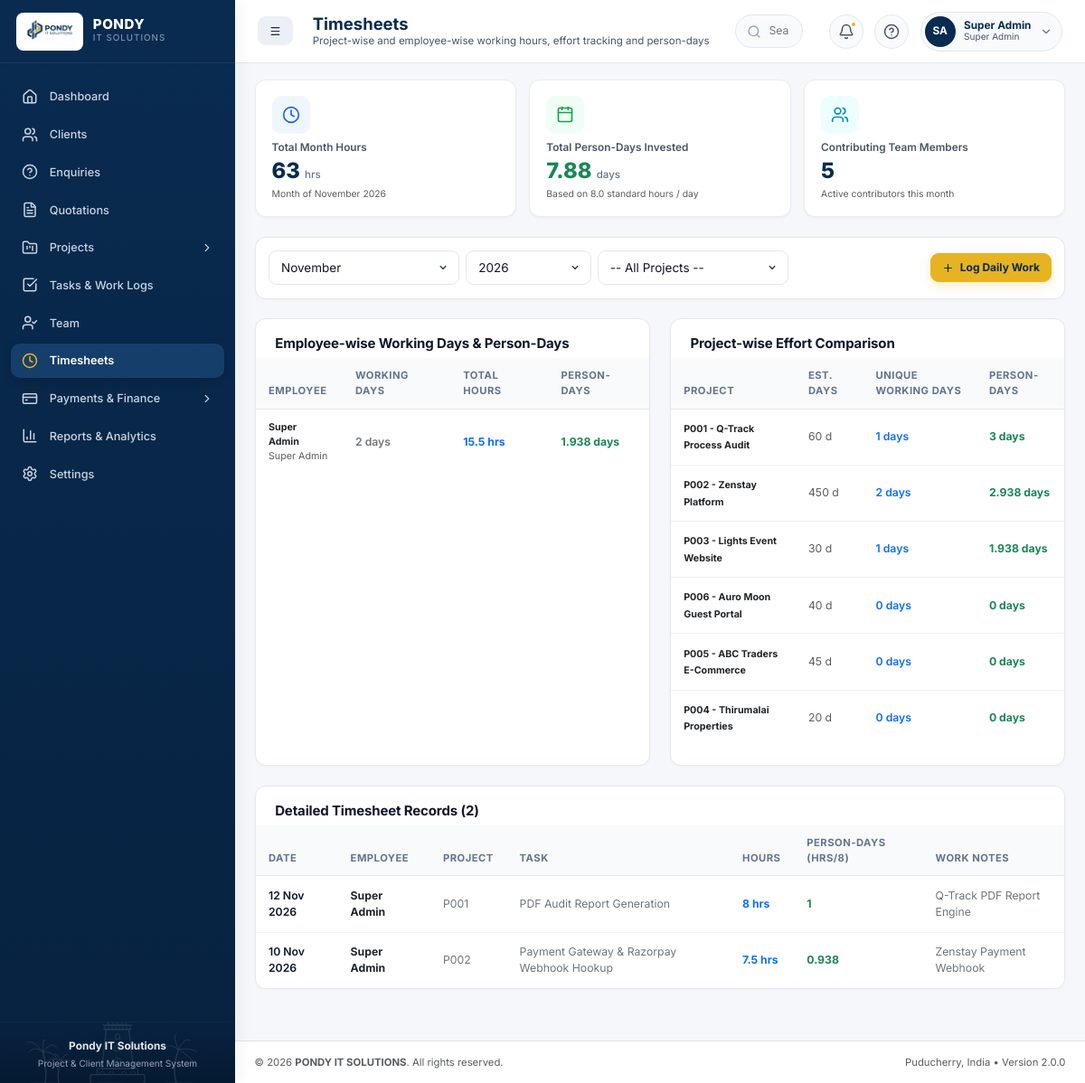
The app's page /modules/timesheets/index.php (signed in) with its own data.
### tables this page shows
CREATE TABLE users (
    id INT AUTO_INCREMENT PRIMARY KEY,
    emp_code VARCHAR(20) NOT NULL UNIQUE,
    full_name VARCHAR(150) NOT NULL,
    email VARCHAR(150) NOT NULL UNIQUE,
    phone VARCHAR(25),
    designation VARCHAR(100),
    department VARCHAR(100),
    skills TEXT,
    joining_date DATE,
    employment_status ENUM('Active', 'On Leave', 'Probation', 'Resigned', 'Terminated') DEFAULT 'Active',
    username VARCHAR(100) NOT NULL UNIQUE,
    password VARCHAR(255) NOT NULL,
    role_id INT NOT NULL,
    avatar VARCHAR(255) DEFAULT 'assets/images/default-avatar.png',
    created_at TIMESTAMP DEFAULT CURRENT_TIMESTAMP,
    updated_at TIMESTAMP DEFAULT CURRENT_TIMESTAMP ON UPDATE CURRENT_TIMESTAMP,
    FOREIGN KEY (role_id) REFERENCES roles(id) ON UPDATE CASCADE
);

CREATE TABLE projects (
    id INT AUTO_INCREMENT PRIMARY KEY,
    project_code VARCHAR(30) NOT NULL UNIQUE,
    project_name VARCHAR(200) NOT NULL,
    client_id INT NOT NULL,
    enquiry_id INT NULL UNIQUE,
    quotation_id INT NULL,
    category ENUM('Website Development', 'Web Application', 'E-commerce', 'Mobile Application', 'CRM / ERP', 'Desktop Application', 'API Development', 'Maintenance', 'Other') DEFAULT 'Web Application',
    description TEXT,
    start_date DATE NOT NULL,
    expected_end_date DATE NOT NULL,
    actual_completion_date DATE NULL,
    estimated_days INT DEFAULT 0,
    budget DECIMAL(12,2) DEFAULT 0.00,
    advance_amount DECIMAL(12,2) DEFAULT 0.00,
    payment_terms TEXT,
    project_manager_id INT NULL,
    priority ENUM('Low', 'Medium', 'High', 'Urgent') DEFAULT 'Medium',
    status ENUM('Planning', 'Not Started', 'In Progress', 'Testing', 'Client Review', 'On Hold', 'Completed', 'Cancelled') DEFAULT 'In Progress',
    progress INT DEFAULT 0,
    created_by INT NULL,
    created_at TIMESTAMP DEFAULT CURRENT_TIMESTAMP,
    updated_at TIMESTAMP DEFAULT CURRENT_TIMESTAMP ON UPDATE CURRENT_TIMESTAMP,
    FOREIGN KEY (client_id) REFERENCES clients(id) ON UPDATE CASCADE,
    FOREIGN KEY (enquiry_id) REFERENCES enquiries(id) ON DELETE SET NULL ON UPDATE CASCADE,
    FOREIGN KEY (quotation_id) REFERENCES quotations(id) ON DELETE SET NULL ON UPDATE CASCADE,
    FOREIGN KEY (project_manager_id) REFERENCES users(id) ON DELETE SET NULL ON UPDATE CASCADE,
    FOREIGN KEY (created_by) REFERENCES users(id) ON DELETE SET NULL ON UPDATE CASCADE
);

CREATE TABLE timesheets (
    id INT AUTO_INCREMENT PRIMARY KEY,
    work_log_id INT NULL UNIQUE,
    user_id INT NOT NULL,
    project_id INT NOT NULL,
    task_id INT NULL,
    work_date DATE NOT NULL,
    hours DECIMAL(5,2) NOT NULL,
    person_days DECIMAL(6,3) NOT NULL,
    notes TEXT,
    created_at TIMESTAMP DEFAULT CURRENT_TIMESTAMP,
    FOREIGN KEY (work_log_id) REFERENCES work_logs(id) ON DELETE CASCADE ON UPDATE CASCADE,
    FOREIGN KEY (user_id) REFERENCES users(id) ON DELETE CASCADE ON UPDATE CASCADE,
    FOREIGN KEY (project_id) REFERENCES projects(id) ON DELETE CASCADE ON UPDATE CASCADE,
    FOREIGN KEY (task_id) REFERENCES tasks(id) ON DELETE SET NULL ON UPDATE CASCADE
);

CREATE TABLE tasks (
    id INT AUTO_INCREMENT PRIMARY KEY,
    task_code VARCHAR(30) NOT NULL UNIQUE,
    project_id INT NOT NULL,
    task_title VARCHAR(200) NOT NULL,
    description TEXT,
    assigned_to INT NULL,
    assigned_by INT NULL,
    priority ENUM('Low', 'Medium', 'High', 'Urgent') DEFAULT 'Medium',
    start_date DATE,
    due_date DATE,
    estimated_hours DECIMAL(6,2) DEFAULT 0.00,
    estimated_days DECIMAL(6,2) DEFAULT 0.00,
    actual_hours DECIMAL(6,2) DEFAULT 0.00,
    status ENUM('To Do', 'Assigned', 'In Progress', 'Under Review', 'Rework', 'Completed', 'Cancelled') DEFAULT 'In Progress',
    completion_percentage INT DEFAULT 0,
    remarks TEXT,
    created_at TIMESTAMP DEFAULT CURRENT_TIMESTAMP,
    updated_at TIMESTAMP DEFAULT CURRENT_TIMESTAMP ON UPDATE CURRENT_TIMESTAMP,
    FOREIGN KEY (project_id) REFERENCES projects(id) ON DELETE CASCADE ON UPDATE CASCADE,
    FOREIGN KEY (assigned_to) REFERENCES users(id) ON DELETE SET NULL ON UPDATE CASCADE,
    FOREIGN KEY (assigned_by) REFERENCES users(id) ON DELETE SET NULL ON UPDATE CASCADE
);

### modules/timesheets/index.php (the view, shortened to what the rows shown need)
<?php
require_once __DIR__ . '/../../config/app.php';
require_once __DIR__ . '/../../includes/functions.php';
require_once __DIR__ . '/../../includes/auth.php';
$pageTitle = 'Timesheets';
$db = getDBConnection();
$month = (int)($_GET['month'] ?? date('m'));
$year = (int)($_GET['year'] ?? date('Y'));
$where = ["MONTH(t.work_date) = ?", "YEAR(t.work_date) = ?"];
$params = [$month, $year];
$whereClause = implode(" AND ", $where);
$employeeTimesheets = [];
try {
    $sqlEmp = "SELECT u.id, u.full_name, u.emp_code, u.designation,
               COUNT(DISTINCT t.work_date) as active_days,
               COALESCE(SUM(t.hours), 0) as total_hours,
               COALESCE(SUM(t.person_days), 0) as total_person_days
               FROM users u
               LEFT JOIN timesheets t ON u.id = t.user_id AND MONTH(t.work_date) = ? AND YEAR(t.work_date) = ?
               WHERE u.employment_status = 'Active'
               GROUP BY u.id, u.full_name, u.emp_code, u.designation
               ORDER BY total_hours DESC";
    $stmtE = $db->prepare($sqlEmp);
    $stmtE->execute([$month, $year]);
    $employeeTimesheets = $stmtE->fetchAll();
} catch (Exception $e) {}
$projectTimesheets = [];
try {
    $sqlProj = "SELECT p.id, p.project_code, p.project_name, p.estimated_days,
                COUNT(DISTINCT t.work_date) as unique_worked_days,
                COALESCE(SUM(t.hours), 0) as total_hours,
                COALESCE(SUM(t.person_days), 0) as person_days
                FROM projects p
                LEFT JOIN timesheets t ON p.id = t.project_id
                WHERE p.status != 'Cancelled'
                GROUP BY p.id, p.project_code, p.project_name, p.estimated_days
                ORDER BY person_days DESC";
    $stmtP = $db->query($sqlProj);
    $projectTimesheets = $stmtP->fetchAll();
} catch (Exception $e) {}
$detailedLogs = [];
try {
    $sqlLogs = "SELECT t.*, u.full_name, p.project_code, p.project_name, tsk.task_title
                FROM timesheets t
                JOIN users u ON t.user_id = u.id
                JOIN projects p ON t.project_id = p.id
                LEFT JOIN tasks tsk ON t.task_id = tsk.id
                WHERE {$whereClause}
                ORDER BY t.work_date DESC, t.id DESC LIMIT 50";
    $stmtL = $db->prepare($sqlLogs);
    $stmtL->execute($params);
    $detailedLogs = $stmtL->fetchAll();
} catch (Exception $e) {}
include __DIR__ . '/../../includes/header.php';
?>
<main class="app-main">
    <div class="container-fluid px-0">
        <div class="row g-4 mb-4">
            <div class="col-lg-6">
                <div class="content-card h-100">
                    <div class="content-card-header">
                        <h2 class="content-card-title">Employee-wise Working Days & Person-Days</h2>
                    </div>
                    <div class="table-responsive">
                        <table class="table table-custom">
                            <thead>
                                <tr>
                                    <th>Employee</th>
                                    <th>Working Days</th>
                                    <th>Total Hours</th>
                                    <th>Person-Days</th>
                                </tr>
                            </thead>
                            <tbody>
                                <?php foreach ($employeeTimesheets as $emp):
                                    $pDays = (float)$emp['total_person_days'] ?: calculatePersonDays((float)$emp['total_hours']);
                                ?>
                                    <tr>
                                        <td>
                                            <div class="fw-bold text-dark small"><?= e($emp['full_name']) ?></div>
                                            <div class="small text-muted"><?= e($emp['designation']) ?></div>
                                        </td>
                                        <td class="small fw-semibold text-secondary"><?= (int)$emp['active_days'] ?> days</td>
                                        <td class="small fw-bold text-primary"><?= (float)$emp['total_hours'] ?> hrs</td>
                                        <td class="small fw-bold text-success"><?= $pDays ?> days</td>
                                    </tr>
                                <?php endforeach; ?>
                            </tbody>
                        </table>
                    </div>
                </div>
            </div>
            <div class="col-lg-6">
                <div class="content-card h-100">
                    <div class="content-card-header">
                        <h2 class="content-card-title">Project-wise Effort Comparison</h2>
                    </div>
                    <div class="table-responsive">
                        <table class="table table-custom">
                            <thead>
                                <tr>
                                    <th>Project</th>
                                    <th>Est. Days</th>
                                    <th>Unique Working Days</th>
                                    <th>Person-Days</th>
                                </tr>
                            </thead>
                            <tbody>
                                <?php foreach ($projectTimesheets as $proj):
                                    $pDays = (float)$proj['person_days'] ?: calculatePersonDays((float)$proj['total_hours']);
                                ?>
                                    <tr>
                                        <td>
                                            <a href="<?= getBaseUrl() ?>modules/projects/view.php?id=<?= $proj['id'] ?>" class="fw-bold text-dark text-decoration-none hover-primary small">
                                                <?= e($proj['project_code']) ?> - <?= e($proj['project_name']) ?>
                                            </a>
                                        </td>
                                        <td class="small text-muted"><?= (int)$proj['estimated_days'] ?> d</td>
                                        <td class="small fw-semibold text-primary"><?= (int)$proj['unique_worked_days'] ?> days</td>
                                        <td class="small fw-bold text-success"><?= $pDays ?> days</td>
                                    </tr>
                                <?php endforeach; ?>
                            </tbody>
                        </table>
                    </div>
                </div>
            </div>
        </div>
        <div class="content-card">
            <div class="content-card-header">
                <h2 class="content-card-title">Detailed Timesheet Records (<?= count($detailedLogs) ?>)</h2>
            </div>
            <div class="table-responsive">
                <table class="table table-custom">
                    <thead>
                        <tr>
                            <th>Date</th>
                            <th>Employee</th>
                            <th>Project</th>
                            <th>Task</th>
                            <th>Hours</th>
                            <th>Person-Days (hrs/8)</th>
                            <th>Work Notes</th>
                        </tr>
                    </thead>
                    <tbody>
                        <?php if (empty($detailedLogs)): ?>
                            <tr><td colspan="7" class="text-center py-4 text-muted">No approved timesheet entries for this period.</td></tr>
                        <?php else: ?>
                            <?php foreach ($detailedLogs as $d): ?>
                                <tr>
                                    <td class="small fw-semibold"><?= formatDate($d['work_date']) ?></td>
                                    <td class="small fw-bold text-dark"><?= e($d['full_name']) ?></td>
                                    <td class="small text-secondary"><?= e($d['project_code']) ?></td>
                                    <td class="small text-secondary"><?= e($d['task_title'] ?: 'General Dev') ?></td>
                                    <td class="small fw-bold text-primary"><?= (float)$d['hours'] ?> hrs</td>
                                    <td class="small fw-bold text-success"><?= (float)$d['person_days'] ?></td>
                                    <td class="small text-secondary" style="max-width: 320px;"><?= nl2br(e($d['notes'])) ?></td>
                                </tr>
                            <?php endforeach; ?>
                        <?php endif; ?>
                    </tbody>
                </table>
            </div>
        </div>
    </div>
</main>
<?php include __DIR__ . '/../../includes/footer.php'; ?>

### includes/header.php (shortened to what the rows shown need)
<?php
require_once __DIR__ . '/../config/app.php';
require_once __DIR__ . '/functions.php';
require_once __DIR__ . '/auth.php';
$currentUser = getCurrentUser();
$pageTitle = $pageTitle ?? 'Dashboard';
?>
<!DOCTYPE html>
<html lang="en">
<head>
    <link href="https://cdn.jsdelivr.net/npm/bootstrap@5.3.3/dist/css/bootstrap.min.css" rel="stylesheet">
    <link rel="stylesheet" href="<?= getBaseUrl() ?>assets/css/style.css?v=2.5">
</head>
<body>
<div class="app-wrapper">
    <div class="app-container">
        <header class="app-header">
            <div class="header-left">
                <div class="page-title-box">
                    <h1><?= e($pageTitle) ?></h1>
                </div>
            </div>
            <div class="header-right">
                <div class="dropdown">
                    <a href="#" class="user-profile-pill" data-bs-toggle="dropdown" aria-expanded="false">
                        <div class="user-avatar-circle">
                            <?= getInitials($currentUser['full_name'] ?? 'Admin') ?>
                        </div>
                        <div class="user-meta-text d-none d-sm-flex">
                            <span class="user-display-name"><?= e($currentUser['full_name'] ?? 'Siva Athri') ?></span>
                            <span class="user-role-badge"><?= e($currentUser['role_display'] ?? 'Admin') ?></span>
                        </div>
                        <i data-lucide="chevron-down" style="width: 14px; height: 14px; color: #64748B;"></i>
                    </a>
                </div>
            </div>
        </header>

### records on screen
users: full_name "SA", full_name "Super Admin", designation "Super Admin", active_days "2", total_hours "15.5", pDays "1.938"
projects: project_code "P001", project_name "Q-Track Process Audit", estimated_days "60", unique_worked_days "1", pDays "3"
projects: project_code "P002", project_name "Zenstay Platform", estimated_days "450", unique_worked_days "2", pDays "2.938"
projects: project_code "P003", project_name "Lights Event Website", estimated_days "30", unique_worked_days "1", pDays "1.938"
projects: project_code "P006", project_name "Auro Moon Guest Portal", estimated_days "40", unique_worked_days "0", pDays "0"
projects: project_code "P005", project_name "ABC Traders E-Commerce", estimated_days "45", unique_worked_days "0", pDays "0"
projects: project_code "P004", project_name "Thirumalai Properties", estimated_days "20", unique_worked_days "0", pDays "0"
timesheets: work_date "12 Nov 2026", user.full_name "Super Admin", project.project_code "P001", task.task_title "PDF Audit Report Generation", hours "8", person_days "1", notes "Q-Track PDF Report Engine"
timesheets: work_date "10 Nov 2026", user.full_name "Super Admin", project.project_code "P002", task.task_title "Payment Gateway & Razorpay Webhook Hookup", hours "7.5", person_days "0.938", notes "Zenstay Payment Webhook"

### other values on screen
$pageTitle "Timesheets"
$pageSubtitle "Project-wise and employee-wise working hours, effort tracking and person-days"
$totalHoursMonth "63"
$totalPersonDaysMonth "7.88"
$activeWorkersCount "5"
count($detailedLogs) "2"
APP_NAME "PONDY IT SOLUTIONS"
APP_VERSION "2.0.0"
form field month "November"
form field year "2026"
